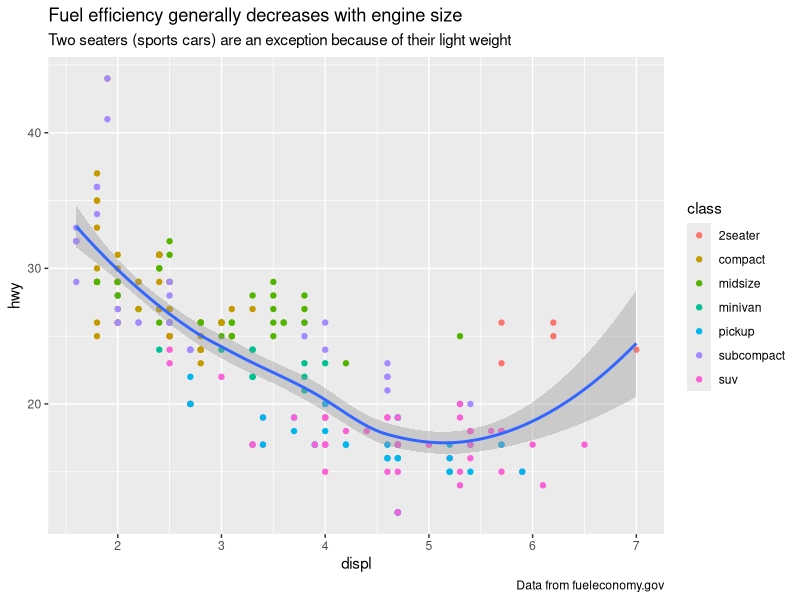
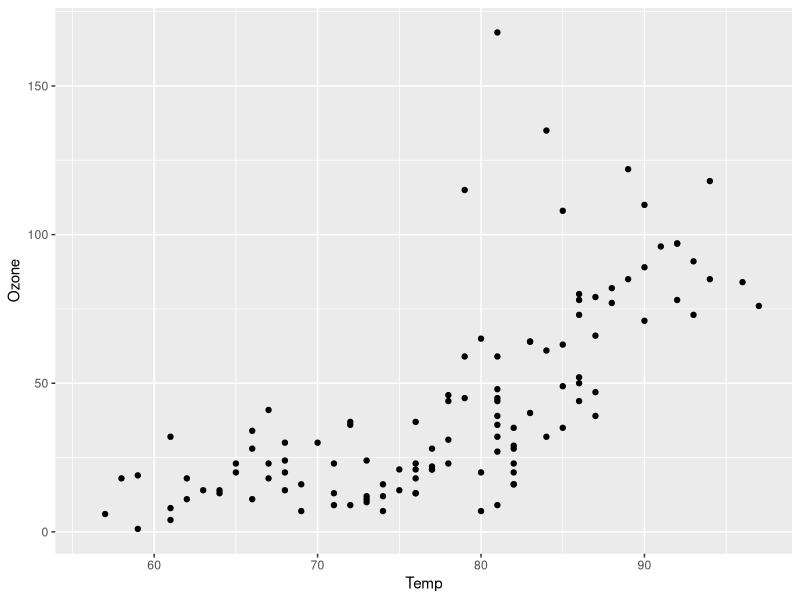
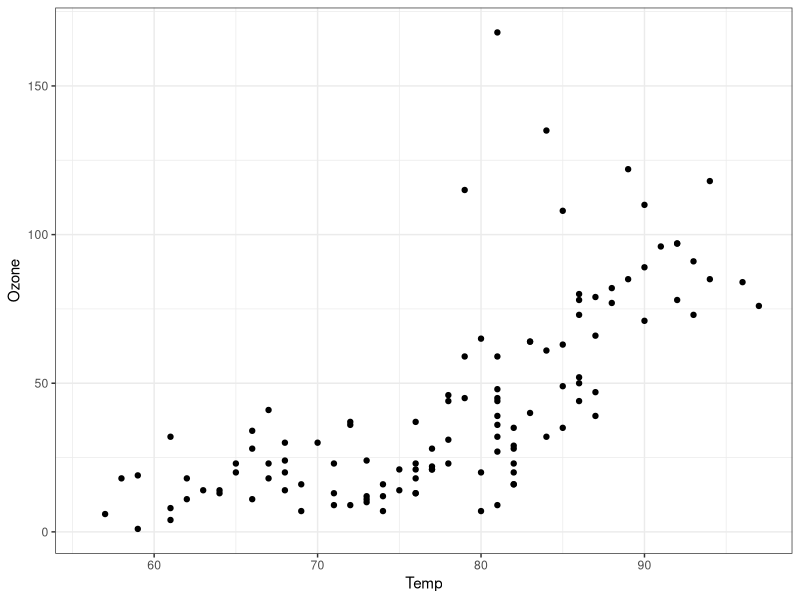
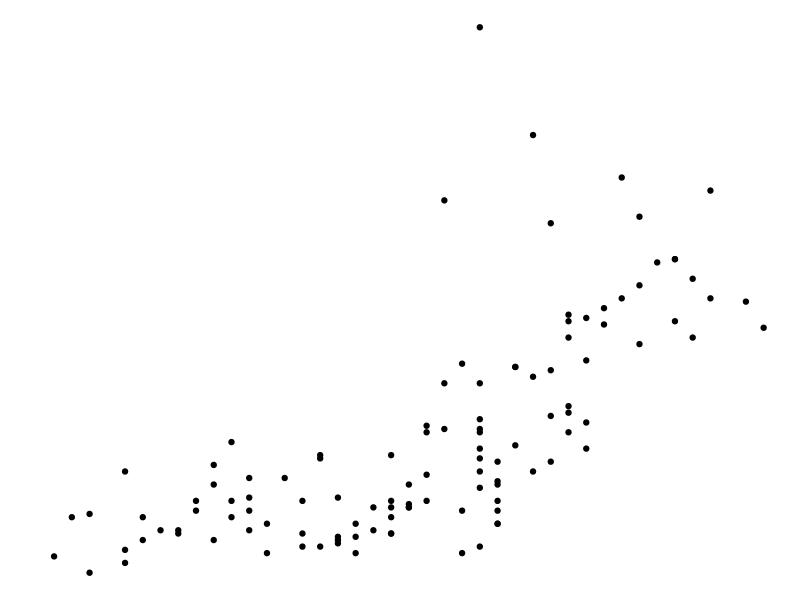
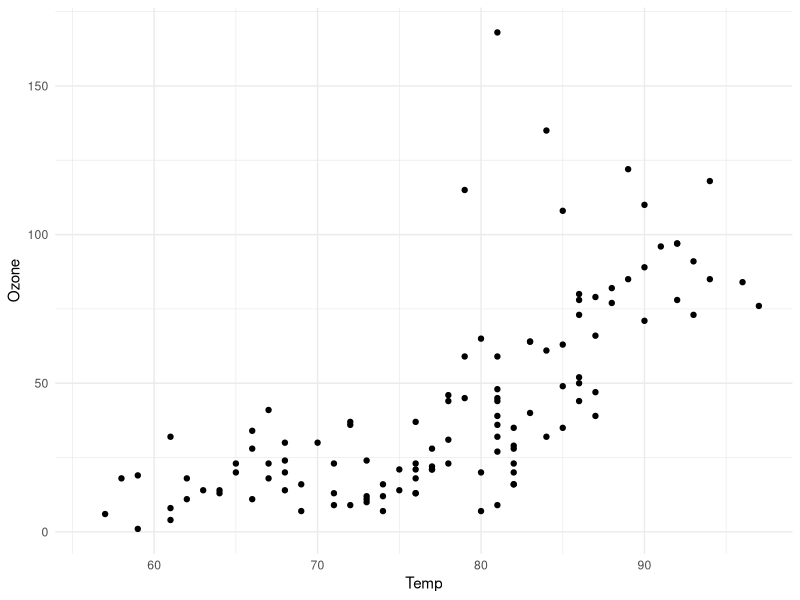
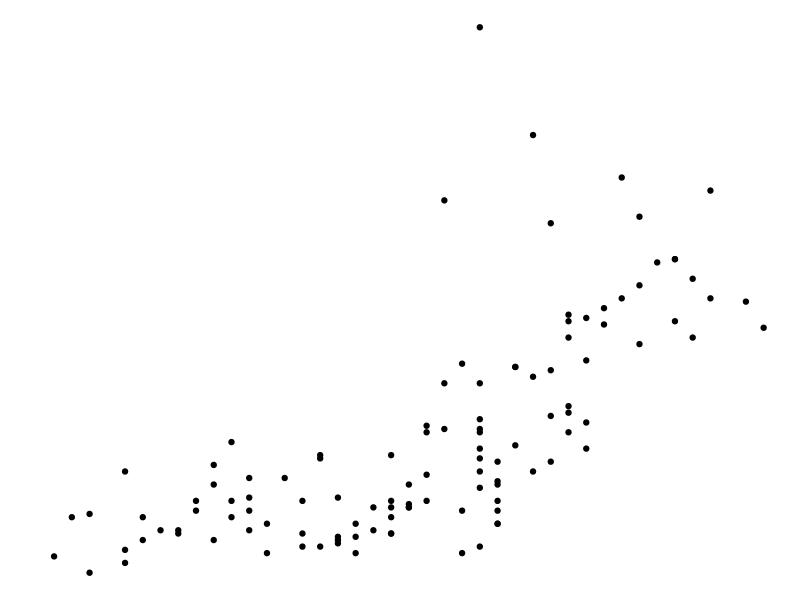
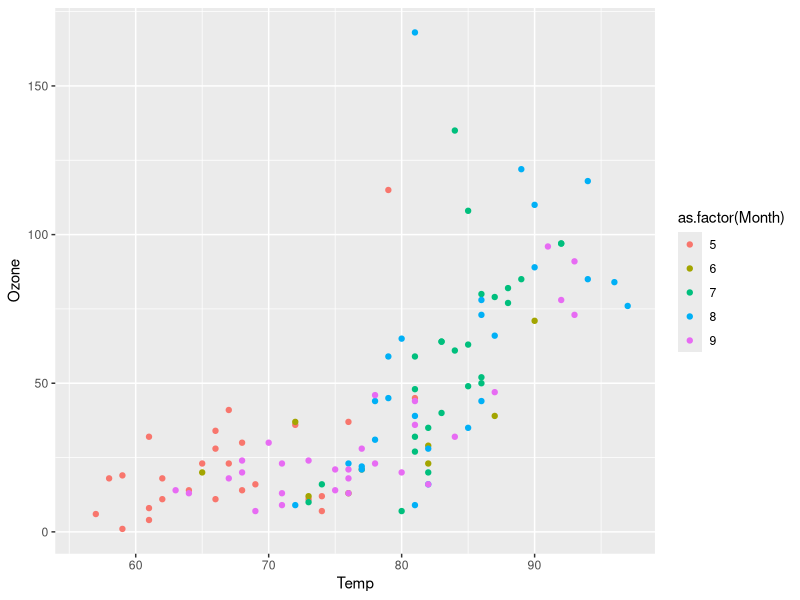
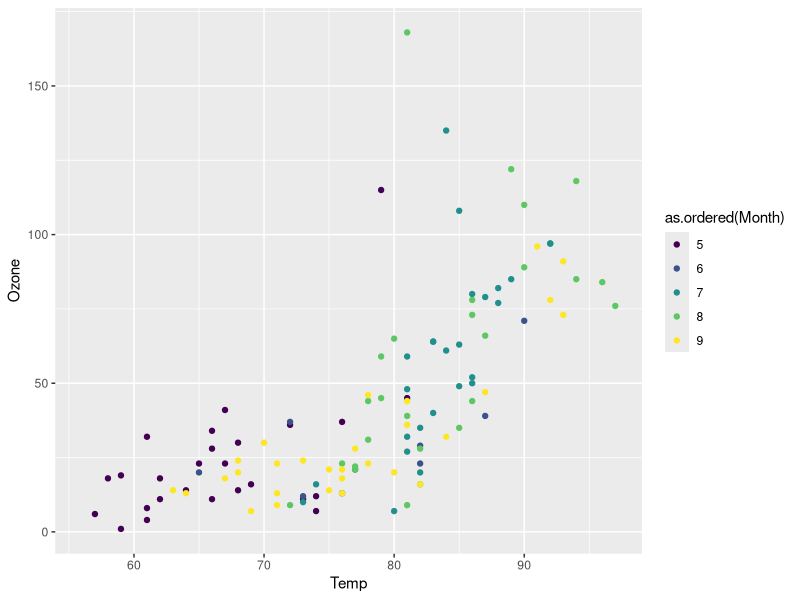

These charts were generated, in order, by the following R code:
## ---- chunk 1
library(ggplot2)
library(magrittr)
options(
  ggplot2.continuous.colour = "viridis",
  ggplot2.continuous.fill = "viridis"
)
## ---- chunk 2
ggplot(mpg, aes(displ, hwy)) +
  geom_point(aes(color = class)) +
  geom_smooth(se = TRUE, method = "loess") +
  labs(
    title = "Fuel efficiency generally decreases with engine size",
    subtitle = "Two seaters (sports cars) are an exception because of their light weight",
    caption = "Data from fueleconomy.gov"
  )
## ---- chunk 3
ls("package:ggplot2", pattern = "^geom_")
## ---- chunk 4
ggplot(airquality, aes(x = Temp, y = Ozone)) + geom_point()
## ---- chunk 5
ls("package:ggplot2", pattern = "^theme_")
## ---- chunk 6
ggplot(airquality, aes(x = Temp, y = Ozone)) + geom_point() + theme_bw()
ggplot(airquality, aes(x = Temp, y = Ozone)) + geom_point() + theme_void()
ggplot(airquality, aes(x = Temp, y = Ozone)) + geom_point() + theme_minimal()
ggplot(airquality, aes(x = Temp, y = Ozone)) + geom_point() + theme_void()
## ---- chunk 7
ls("package:ggplot2", pattern = "^scale_(color|fill)_")
## ---- chunk 8
ggplot(airquality, aes(x = Temp, y = Ozone, color = as.factor(Month))) +
  geom_point(na.rm = TRUE)
ggplot(airquality, aes(x = Temp, y = Ozone, color = as.ordered(Month))) +
  geom_point(na.rm = TRUE)
## ---- chunk 9
ls("package:ggplot2", pattern = "^scale_(x|y)_")
## ---- chunk 10
range(airquality$Temp, na.rm = TRUE)
range(airquality$Ozone, na.rm = TRUE)
ggplot(airquality, aes(x = Temp, y = Ozone)) + 
  geom_point(na.rm = TRUE) +
  scale_x_continuous(breaks = seq(50, 100, 5)) +
  scale_y_continuous(breaks = seq(0, 200, 20))
## ---- chunk 11
ls("package:ggplot2", pattern = "^annotation_")
## ---- chunk 12
ggplot(airquality, aes(x = Temp, y = Ozone)) + 
  geom_point(na.rm = TRUE)
## ---- chunk 13
ggplot(airquality, aes(x = Temp, y = Ozone)) + 
  geom_point(na.rm = TRUE) +
  labs(title = substitute(paste(d *
    bolditalic(x)[italic(t)] == alpha * (theta - bolditalic(x)[italic(t)]) *
    d * italic(t) + lambda * d * italic(B)[italic(t)]), list(lambda = 4)))
## ---- chunk 14
ggplot(airquality) + 
  geom_point(aes(x = Temp, y = Ozone), na.rm = TRUE) + 
  facet_wrap(~ as.ordered(Month))
ggplot(airquality) + 
  geom_point(aes(x = Temp, y = Ozone), na.rm = TRUE) + 
  facet_wrap(~ as.ordered(Month), nrow = 1)
## ---- chunk 15
ls("package:ggplot2", pattern = "^coord_")
## ---- chunk 16
data(diamonds)
str(diamonds)
## ---- chunk 17
ggplot(diamonds, aes(x = carat))
ggplot(diamonds, aes(x = carat, y = price))
ggplot(diamonds, aes(x = carat, color = cut))
ggplot(diamonds, aes(x = carat), color = "steelblue")
## ---- chunk 18
sub_diamonds <- diamonds[sample(1:nrow(diamonds), 1000), ]
ggplot(sub_diamonds, aes(x = carat, y = price)) +
  geom_point()
## ---- chunk 19
ggplot(sub_diamonds, aes(x = carat, y = price)) +
  geom_point(color = "steelblue")
## ---- chunk 20
ggplot(sub_diamonds, aes(x = carat, y = price)) +
  geom_point(color = "steelblue") +
  scale_y_continuous(
    labels = scales::unit_format(unit = "k", scale = 1e-3),
    breaks = seq(0, 20000, 4000)
  )
## ---- chunk 21
ggplot(sub_diamonds, aes(x = carat, y = price, color = cut)) +
  geom_point()
## ---- chunk 22
ggplot(sub_diamonds, aes(x = carat, y = price, group = cut)) +
  geom_point()
## ---- chunk 23
ggplot(sub_diamonds, aes(x = carat, y = price)) +
  geom_point() +
  geom_smooth(method = "lm")
ggplot(sub_diamonds, aes(x = carat, y = price, group = cut)) +
  geom_point() +
  geom_smooth(method = "lm")
## ---- chunk 24
ggplot(sub_diamonds, aes(x = carat, y = price, group = cut)) +
  geom_point() +
  geom_smooth(method = "loess")
## ---- chunk 25
ggplot(sub_diamonds, aes(x = carat, y = price, group = cut)) +
  geom_point() +
  geom_smooth(method = "gam", formula = y ~ s(x, bs = "cs"))
## ---- chunk 26
ggplot(sub_diamonds, aes(x = carat, y = price, group = cut)) +
  geom_point() +
  geom_smooth(method = "gam", formula = y ~ s(x, bs = "cs")) +
  facet_grid(~cut)
ggplot(sub_diamonds, aes(x = carat, y = price, group = cut, color = cut)) +
  geom_point() +
  geom_smooth(method = "gam", formula = y ~ s(x, bs = "cs"))
## ---- chunk 27
ggplot(sub_diamonds, aes(x = carat, y = price)) +
  geom_point() +
  facet_grid(~cut)
## ---- chunk 28
ggplot(sub_diamonds, aes(x = carat, y = price)) +
  geom_point(color = "steelblue") +
  facet_grid(~cut)
## ---- chunk 29
ggplot(sub_diamonds, aes(x = carat, y = price, color = cut)) +
  geom_point() +
  facet_grid(~cut)
## ---- chunk 30
ggplot(sub_diamonds, aes(x = carat, y = price, color = cut)) +
  geom_point(show.legend = FALSE) +
  facet_grid(~cut)
## ---- chunk 31
data(Wheat2, package = "nlme") # Wheat Yield Trials
library(colorspace)
ggplot(Wheat2, aes(longitude, latitude)) +
  geom_point(aes(size = yield, colour = Block)) +
  scale_color_discrete_sequential(palette = "Viridis") +
  scale_x_continuous(breaks = seq(0, 30, 5)) +
  scale_y_continuous(breaks = seq(0, 50, 10))
## ---- chunk 32
ggplot(mtcars, aes(x = hp, y = mpg, color = factor(am))) +
  geom_point()
## ---- chunk 33
dat <- as.data.frame(cbind(rep(1948 + seq(12), each = 12), rep(seq(12), 12), AirPassengers))
colnames(dat) <- c("year", "month", "passengers")

ggplot(data = dat, aes(x = as.factor(year), y = as.factor(month))) +
  stat_sum(aes(size = passengers), colour = "lightblue") +
  scale_size(range = c(1, 10), breaks = seq(100, 650, 50)) +
  labs(x = "Year", y = "Month", colour = "Passengers") +
  theme_minimal()
## ---- chunk 34
data("PlantGrowth")
str(PlantGrowth)
## ---- chunk 35
ggplot(data = PlantGrowth, aes(x = group, y = weight)) + geom_boxplot()
## ---- chunk 36
ggplot(data = PlantGrowth, aes(x = group, y = weight, shape = group)) + geom_jitter()
ggplot(data = PlantGrowth, aes(x = group, y = weight, color = group)) + geom_jitter()
## ---- chunk 37
boxplot(weight ~ group,
  data = PlantGrowth,
  ylab = "Dried weight of plants", col = "lightgray",
  notch = FALSE, varwidth = TRUE
)
## ---- chunk 38
ggplot(diamonds, aes(x = color, y = price, color = cut)) +
  geom_boxplot(show.legend = FALSE) +
  facet_grid(~cut)
## ---- chunk 39
ggplot(diamonds, aes(x = color, y = price, color = cut)) +
  geom_boxplot(show.legend = FALSE) +
  facet_grid(clarity ~ cut)
## ---- chunk 40
ggplot(diamonds, aes(x = cut, y = price, color = cut)) +
  geom_boxplot(show.legend = FALSE) +
  facet_grid(clarity ~ color)
ggplot(diamonds, aes(x = cut, y = price, color = color)) +
  geom_boxplot(show.legend = FALSE) +
  facet_grid(clarity ~ color)
## ---- chunk 41
# 需要映射数据框的两个变量，相当于自己先计算了每类的数量
with(diamonds, table(cut))
cut_df <- as.data.frame(table(diamonds$cut))
ggplot(cut_df, aes(x = Var1, y = Freq)) + geom_bar(stat = "identity")
## ---- chunk 42
ggplot(diamonds, aes(x = cut)) + geom_bar()
## ---- chunk 43
ggplot(diamonds, aes(x = cut)) + geom_bar(stat = "count")
ggplot(diamonds, aes(x = cut, y = ..count..)) + geom_bar()
ggplot(diamonds, aes(x = cut, y = stat(count))) + geom_bar()
## ---- chunk 44
ggplot(diamonds, aes(x = cut, fill = clarity)) + geom_bar()
## ---- chunk 45
ggplot(diamonds, aes(x = color, fill = clarity)) +
  geom_bar() +
  facet_grid(~cut)
## ---- chunk 46
with(diamonds, table(cut, color))
## ---- chunk 47
ggplot(diamonds, aes(x = color, fill = clarity)) +
  geom_bar(position = "fill") +
  facet_grid(~cut)
## ---- chunk 48
ggplot(diamonds, aes(x = color, fill = clarity)) +
  geom_bar(position = "dodge")
## ---- chunk 49
ggplot(diamonds, aes(x = color, fill = clarity)) +
  geom_bar(position = "dodge") +
  facet_grid(rows = vars(cut))
## ---- chunk 50
with(diamonds, table(color, clarity, cut))
## ---- chunk 51
ggplot(economics, aes(date, unemploy)) + geom_line()
## ---- chunk 52
ggplot(diamonds, aes(price)) + geom_histogram(bins = 30)
## ---- chunk 53
ggplot(diamonds, aes(x = price, fill = cut)) + geom_histogram(bins = 30)
## ---- chunk 54
par(mar = c(2.1, 2.1, 1.5, 0.5))
plot(c(50, 350), c(0, 10),
  type = "n", font.main = 1,
  xlab = "", ylab = "", frame.plot = FALSE, axes = FALSE,
  # xlab = "hp", ylab = "Frequency",
  main = paste("Histogram with Base R", paste(rep(" ", 60), collapse = ""))
)
axis(
  side = 1, at = seq(50, 350, 50), labels = seq(50, 350, 50),
  tick = FALSE, las = 1, padj = 0, mgp = c(3, 0.1, 0)
)
axis(
  side = 2, at = seq(0, 10, 2), labels = seq(0, 10, 2),
  # col = "white", 坐标轴的颜色
  # col.ticks 刻度线的颜色
  tick = FALSE, # 取消刻度线
  las = 1, # 水平方向
  hadj = 1, # 右侧对齐
  mgp = c(3, 0.1, 0) # 纵轴边距线设置为 0.1
)
abline(h = seq(0, 10, 2), v = seq(50, 350, 50), col = "gray90", lty = "solid")
abline(h = seq(1, 9, 2), v = seq(75, 325, 50), col = "gray95", lty = "solid")
hist(mtcars$hp,
  col = "#56B4E9", border = "white",
  freq = TRUE, add = TRUE
  # labels = TRUE, axes = TRUE, ylim = c(0, 10.5),
  # xlab = "hp",main = "Histogram with Base R"
)
mtext("hp", 1, line = 1.0)
mtext("Frequency", 2, line = 1.0)

ggplot(mtcars) +
  geom_histogram(aes(x = hp), fill = "#56B4E9", color = "white", breaks = seq(50, 350, 50)) +
  scale_x_continuous(breaks = seq(50, 350, 50)) +
  scale_y_continuous(breaks = seq(0, 12, 2)) +
  labs(x = "hp", y = "Frequency", title = "Histogram with Ggplot2") +
  theme_minimal(base_size = 12)
## ---- chunk 55
ggplot(diamonds, aes(x = cut, y = price)) + geom_boxplot()
ggplot(diamonds, aes(x = cut, y = price)) + geom_violin()
## ---- chunk 56
ggplot(mpg, aes(class, cty)) +
  geom_violin() +
  labs(
    title = "Violin plot",
    subtitle = "City Mileage vs Class of vehicle",
    caption = "Source: mpg",
    x = "Class of Vehicle",
    y = "City Mileage"
  )
## ---- chunk 57
ggplot(mpg, aes(x = class, y = hwy, color = class)) +
  ggbeeswarm::geom_quasirandom()
## ---- chunk 58
ggplot(mpg, aes(x = class, y = hwy, color = class)) + geom_jitter()
## ---- chunk 59
ggplot(iris, aes(x = Species, y = Sepal.Length)) +
  geom_point(aes(fill = Species), size = 5, shape = 21, colour = "grey20") +
  # geom_boxplot(outlier.colour = NA, fill = NA, colour = "grey20") +
  labs(title = "Not Jittered")

ggplot(iris, aes(x = Species, y = Sepal.Length)) +
  geom_point(aes(fill = Species),
    size = 5, shape = 21, colour = "grey20",
    position = position_jitter(width = 0.2, height = 0.1)
  ) +
  # geom_boxplot(outlier.colour = NA, fill = NA, colour = "grey20") +
  labs(title = "Jittered")
## ---- chunk 60
ggplot(sub_diamonds, aes(x = cut, y = price)) + geom_jitter()
## ---- chunk 61
ggplot(sub_diamonds, aes(x = color, y = price, color = color)) +
  geom_jitter() +
  facet_grid(clarity ~ cut)
## ---- chunk 62
ggplot(diamonds, aes(x = color, y = price, color = color)) +
  geom_boxplot() +
  facet_grid(cut ~ clarity)
## ---- chunk 63
ggplot(diamonds, aes(x = color, y = price, color = color)) +
  geom_boxplot() +
  facet_grid(~clarity)
## ---- chunk 64
ggplot(diamonds, aes(x = color, y = price, color = color)) +
  geom_boxplot()
## ---- chunk 65
ggplot(mpg, aes(cty)) +
  geom_density(aes(fill = factor(cyl)), alpha = 0.8) +
  labs(
    title = "Density plot",
    subtitle = "City Mileage Grouped by Number of cylinders",
    caption = "Source: mpg",
    x = "City Mileage",
    fill = "# Cylinders"
  )
## ---- chunk 66
ggplot(diamonds, aes(x = price, fill = cut)) + geom_density()
ggplot(diamonds, aes(x = price, fill = cut)) + geom_density(alpha = 0.5)
## ---- chunk 67
ggplot(diamonds, aes(x = price, fill = cut)) +
  geom_density(position = "stack")
## ---- chunk 68
# You can use position="fill" to produce a conditional density estimate
ggplot(diamonds, aes(carat, stat(count), fill = cut)) +
  geom_density(position = "fill")
## ---- chunk 69
ggplot(diamonds) +
  ggridges::geom_density_ridges(aes(x = price, y = color, fill = color))
## ---- chunk 70
ggplot(diamonds, aes(x = carat, y = price)) +
  geom_density_2d(aes(color = cut)) +
  facet_grid(~cut)
## ---- chunk 71
ggplot(diamonds, aes(x = carat, y = price)) +
  stat_density_2d(aes(fill = stat(nlevel)), geom = "polygon") +
  facet_grid(. ~ cut)
## ---- chunk 72
ggplot(diamonds, aes(x = carat, y = price)) + geom_hex() +
  scale_fill_viridis_c()
## ---- chunk 73
ggplot(diamonds, aes(x = color, fill = clarity)) +
  geom_bar()
ggplot(diamonds, aes(x = color, fill = clarity)) +
  geom_bar() +
  coord_polar()
## ---- chunk 74
# 风玫瑰图 http://blog.csdn.net/Bone_ACE/article/details/47624987
set.seed(2018)
# 随机生成100次风向，并汇集到16个区间内
direction <- cut_interval(runif(100, 0, 360), n = 16)
# 随机生成100次风速，并划分成4种强度
mag <- cut_interval(rgamma(100, 15), 4)
dat <- data.frame(direction = direction, mag = mag)
# 将风向映射到X轴，频数映射到Y轴，风速大小映射到填充色，生成条形图后再转为极坐标形式即可
p <- ggplot(dat, aes(x = direction, y = ..count.., fill = mag))
p + geom_bar(colour = "white") +
  coord_polar() +
  theme(axis.ticks = element_blank(), axis.text.y = element_blank()) +
  labs(x = "", y = "", fill = "Magnitude")
## ---- chunk 75
p + geom_bar(position = "fill") +
  coord_polar() +
  theme(axis.ticks = element_blank(), axis.text.y = element_blank()) +
  labs(x = "", y = "", fill = "Magnitude")
## ---- chunk 76
xfun::session_info(
  packages = c(
    "ggplot2", "magrittr", "colorspace",
    "nlme", "mgcv", "ggbeeswarm", "ggridges", "hexbin"
  )
)
